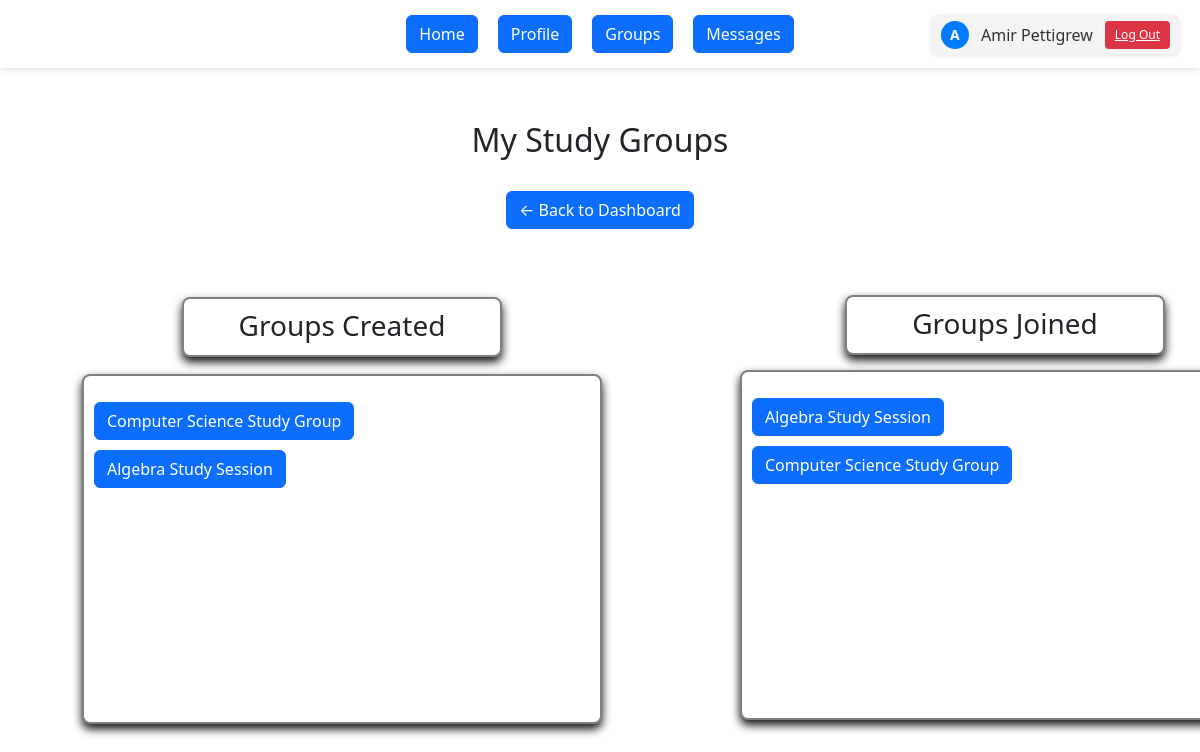
The page /my_groups (signed in) on the database its author committed.
### app/models/models.py (models this page shows)
class User(UserMixin, db.Model):
    __tablename__ = 'users'
    id = db.Column(db.Integer, primary_key=True)
    southern_email = db.Column(db.String(120), unique=True, nullable=False)
    name = db.Column(db.String(100), nullable=False)
    password_hash = db.Column(db.String(128), nullable=False)
    created_at = db.Column(db.DateTime, default=datetime.utcnow)
    groups = db.relationship('StudyGroup', backref='creator', lazy=True)
    memberships = db.relationship('Membership', backref='user', lazy=True)
    forums = db.relationship('Forum', backref='forum_creator', lazy=True)
    sent_messages = db.relationship('Message', foreign_keys='Message.sender_id', backref='sender', lazy=True)
    received_messages = db.relationship('Message', foreign_keys='Message.receiver_id', backref='receiver', lazy=True)
    thread_posts = db.relationship('ThreadMessage', foreign_keys='ThreadMessage.author_id', backref='author', lazy=True)

class StudyGroup(db.Model):
    __tablename__ = 'study_groups'
    id = db.Column(db.Integer, primary_key=True)
    subject = db.Column(db.String(50), nullable=False)
    meet_time = db.Column(db.DateTime, nullable=False)
    name = db.Column(db.String(100), nullable=False)
    description = db.Column(db.Text)
    location = db.Column(db.String(200), nullable=False)
    created_by_id = db.Column(db.Integer, db.ForeignKey('users.id'), nullable=False)
    created_at = db.Column(db.DateTime, default=datetime.utcnow)
    forums = db.relationship('Forum', backref='study_group', lazy=True, cascade='all, delete-orphan')
    memberships = db.relationship('Membership', backref='study_group', lazy=True, cascade='all, delete-orphan')

### app/routes/main.py (the view)
@main_bp.route('/my_groups')
@login_required
def view_my_groups():
    created_groups = StudyGroup.query.filter_by(created_by_id=current_user.id).all()
    joined_groups = (
        StudyGroup.query
        .join(Membership)
        .filter(Membership.user_id == current_user.id)
        .all()
    )
    unread_count = Message.query.filter_by(receiver_id=current_user.id, is_read=False).count()
    return render_template(
        'view_my_groups.html',
        created_groups=created_groups,
        joined_groups=joined_groups,
        unread_count=unread_count
    )

### app/__init__.py (called while the page is built)
def create_app(config_object=DevelopmentConfig):
    app = Flask(__name__, instance_relative_config=True)
    app.config.from_object(config_object)
    db.init_app(app)
    login_manager.init_app(app)
    @login_manager.user_loader
    def load_user(user_id):
        from app.models.models import User
        return User.query.get(int(user_id))
    from app.routes.auth import auth_bp
    from app.routes.main import main_bp
    app.register_blueprint(auth_bp)
    app.register_blueprint(main_bp)
    from app.routes.threads import threads_bp
    app.register_blueprint(threads_bp)
    @app.route('/')
    def root():
        return redirect(url_for('auth.login'))
    with app.app_context():
        db.create_all()
    return app

### app/templates/view_my_groups.html (shortened to what this page needs)
{% extends "base.html" %}
{% block content %}
<body>
    <link rel="stylesheet" href="{{ url_for('static', filename='dashboard_styles.css') }}">
    <link rel="stylesheet" href="{{ url_for('static', filename='viewgroupstyles.css') }}">
    <link rel="stylesheet" href="{{ url_for('static', filename='bootstrap.css') }}">
    <h2 style="text-align: center;">My Study Groups</h2>
    <div class="createdgrouphead">
      <h3>Groups Created</h3>
      </div>
      {% if created_groups %}
        <div class="createdgroup">
        <p style="list-style: none; padding-left: 0; margin-top: 0px;">
          {% for group in created_groups %}
            <p style="margin-bottom: 10px;">
              <a href="{{ url_for('main.view_group', group_id=group.id) }}">
                <button class="btn btn-primary">{{ group.name }}</button>
              </a>
            </p>
          {% endfor %}
        </p>
        </div>
      {% endif %}
    </div>
    <div class="joinedgrouphead">
      <h3>Groups Joined</h3>
    </div>
          <div class="joinedgroup">
      {% if joined_groups %}
        <p style="list-style: none; padding-left: 0;">
          {% for group in joined_groups %}
            <p style="margin-bottom: 10px;">
              <a href="{{ url_for('main.view_group', group_id=group.id) }}">
                <button class="btn btn-primary">{{ group.name }}</button>
              </a>
            </p>
          {% endfor %}
        </p>
      {% endif %}
    </div>
  <br>
  <a href="{{ url_for('main.dashboard') }}"><button class="btn btn-primary">← Back to Dashboard</button></a>
{% endblock %}

### app/templates/base.html (shortened to what this page needs)
<!DOCTYPE html>
<html lang="en">
<head>
  <link rel="stylesheet" href="{{ url_for('static', filename='base_styles.css') }}">
  <link rel="stylesheet" href="{{ url_for('static', filename='bootstrap.css') }}">
</head>
<body>
  {% if current_user.is_authenticated %}
    <div class="user-area">
      <a href="{{ url_for('main.profile') }}" class="user-info" style="text-decoration: none;">
        <div class="user-avatar">
          {{ current_user.name[0]|upper }}
        </div>
        <span>{{ current_user.name }}</span>
      </a>
      <a href="{{ url_for('auth.logout') }}" class="logout-button">Log Out</a>
    </div>
    <div class="menu">
      <a href="{{ url_for('main.dashboard') }}"><type="button" class="btn btn-primary"> Home</button></a>
      <a href="{{ url_for('main.profile') }}"><type="button" class="btn btn-primary"> Profile </button></a>
      <a href="{{ url_for('main.view_my_groups') }}"><type="button" class="btn btn-primary"> Groups </button></a>
      <a href="{{ url_for('auth.message') }}"><type="button" class="btn btn-primary">
        Messages
      </button></a>
    </div>
  {% endif %}
  <div class="container">
    {% block content %}{% endblock %}
</body>
</html>

### app/static/base_styles.css (style rules this page uses)
body { display: flex; flex-direction: column; align-items: center; font-family: sans-serif; margin: 0; padding: 20px; background-color: #007bff; }
.menu { width: 100%; text-align: center; margin-bottom: 20px; }
.user-area { position: absolute; top: 15px; right: 20px; display: flex; align-items: center; gap: 12px; background-color: #f3f3f3; padding: 6px 10px; border-radius: 8px; box-shadow: 0 1px 4px rgba(0,0,0,0.1); }
.user-info { display: flex; align-items: center; gap: 6px; text-decoration: none; color: #333; }
.user-avatar { width: 28px; height: 28px; background-color: #007bff; color: white; border-radius: 50%; text-align: center; line-height: 28px; font-size: 14px; font-weight: bold; }
.logout-button { background-color: #dc3545; color: white; border: none; padding: 5px 10px; border-radius: 4px; font-size: 12px; cursor: pointer; transition: background-color 0.2s ease; display: inline-block; }

### app/static/dashboard_styles.css (style rules this page uses)
body { display: flex; flex-direction: column; align-items: center; font-family: sans-serif; margin: 0; padding: 0px; }
.menu { width: 100%; text-align: center; margin-bottom: 20px; }
h2 { text-align: center; }
.user-info { display: flex; align-items: center; gap: 6px; text-decoration: none; color: #333; }
.user-avatar { width: 28px; height: 28px; background-color: #007bff; color: white; border-radius: 50%; text-align: center; line-height: 28px; font-size: 14px; font-weight: bold; }
.user-area { position: absolute; top: 15px; right: 20px; display: flex; align-items: center; gap: 12px; background-color: #f3f3f3; padding: 6px 10px; border-radius: 8px; box-shadow: 0 1px 4px rgba(0,0,0,0.1); }
.logout-button { background-color: #dc3545; color: white; border: none; padding: 5px 10px; border-radius: 4px; font-size: 12px; cursor: pointer; transition: background-color 0.2s ease; display: inline-block; }
body::before { content: ""; position: fixed; top: 0; left: 0; width: 100%; height: 100%; background-image: url('scsu.svg'); background-size: cover; background-repeat: no-repeat; opacity: 0.4; z-index: -1; pointer-events: none; }
.user-info { display: flex; align-items: center; text-decoration: none; color: #333; }
.user-avatar { width: 28px; height: 28px; background-color: #007bff; color: white; border-radius: 50%; text-align: center; line-height: 28px; font-weight: bold; margin-right: 6px; }
.logout-button { background-color: #dc3545; color: white; border: none; padding: 5px 10px; border-radius: 4px; font-size: 12px; cursor: pointer; transition: background-color 0.2s ease; }
.menu { display: flex; justify-content: center; gap: 20px; background-color: #fff; padding: 15px; box-shadow: 0 2px 5px rgba(0, 0, 0, 0.1); }

### app/static/viewgroupstyles.css (style rules this page uses)
h3 { text-align: center; }
.createdgrouphead { position: fixed; width: 320px; height: 60px; padding: 10px; background-color: #fff; border: 2px solid gray; border-radius: 8px; margin-left: 140px; margin-top: 130px; box-shadow: #111 0px 5px 10px; animation: fadein 2s; }
.createdgroup { position: fixed; width: 520px; height: 350px; padding: 10px; background-color: #fff; border: 2px solid gray; border-radius: 8px; margin-left: 40px; margin-top: 207px; box-shadow: #111 0px 5px 10px; animation: fadein 2s; }
.joinedgrouphead { position: fixed; width: 320px; height: 60px; padding: 10px; background-color: #fff; border: 2px solid gray; border-radius: 8px; margin-left: 810px; margin-top: 295px; box-shadow: #111 0px 5px 10px; animation: fadein 2s; }
.joinedgroup { position: fixed; width: 520px; height: 350px; padding: 10px; background-color: #fff; border: 2px solid gray; border-radius: 8px; margin-left: 800px; margin-top: 370px; box-shadow: #111 0px 5px 10px; animation: fadein 2s; }

### rows shown on the page
User: name "A", name "Amir Pettigrew"
StudyGroup: name "Computer Science Study Group"
StudyGroup: name "Algebra Study Session"
